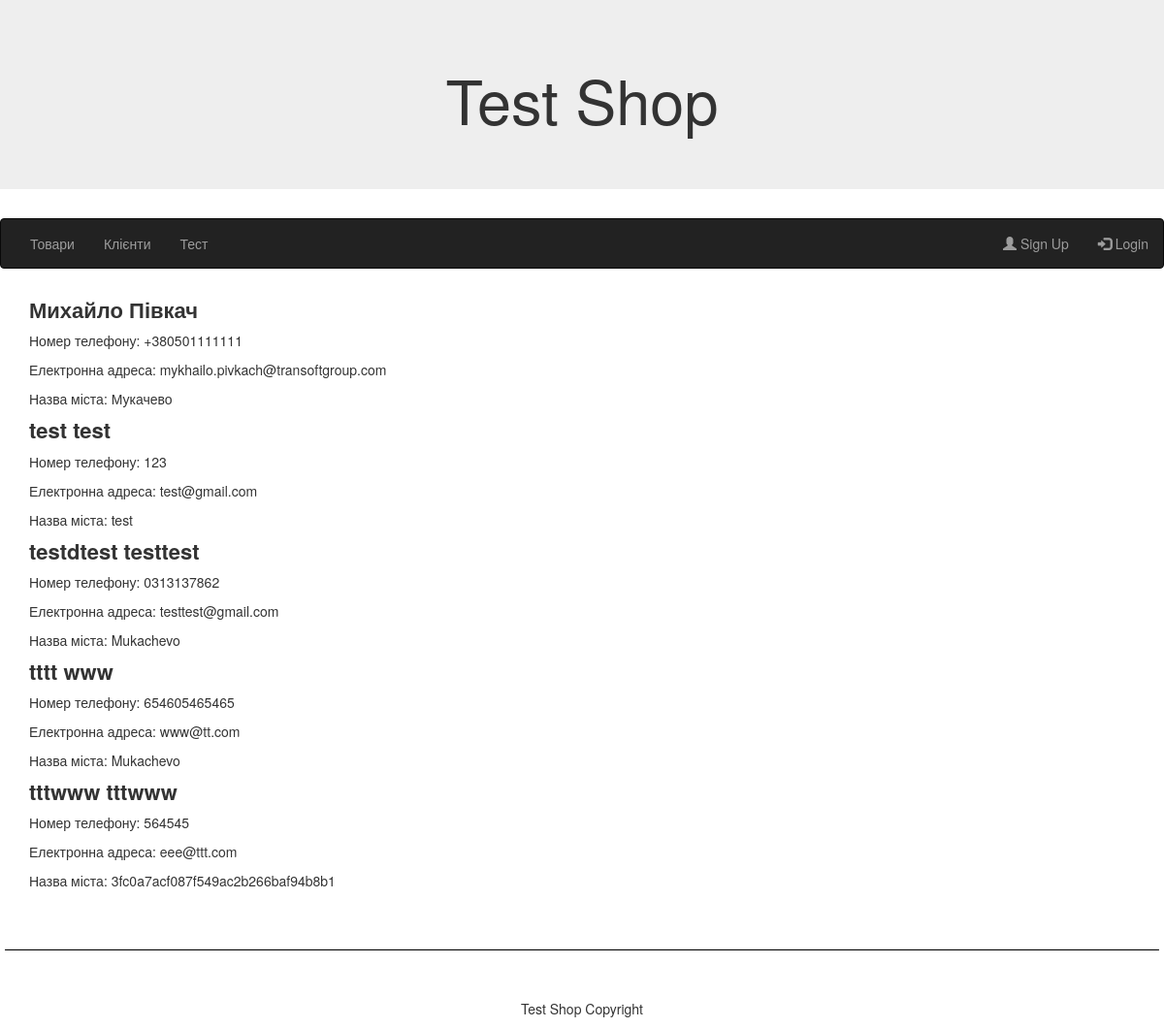
Page /customer/list on the committed database.
### tables this page shows
CREATE TABLE `menu` (
  `id` int(11) unsigned NOT NULL AUTO_INCREMENT,
  `name` varchar(100) NOT NULL,
  `path` varchar(255) NOT NULL,
  `active` tinyint(1) NOT NULL DEFAULT '1',
  `sort_order` smallint(2) DEFAULT NULL,
  PRIMARY KEY (`id`)
);

CREATE TABLE `customer` (
  `customer_id` int(11) NOT NULL AUTO_INCREMENT,
  `last_name` varchar(255) NOT NULL DEFAULT '',
  `first_name` varchar(255) NOT NULL,
  `telephone` varchar(13) NOT NULL,
  `email` varchar(255) NOT NULL,
  `city` varchar(50) NOT NULL,
  `password` varchar(255) DEFAULT NULL,
  `admin_role` tinyint(4) NOT NULL DEFAULT '0',
  PRIMARY KEY (`customer_id`),
  UNIQUE KEY `email` (`email`)
);

### app/Core/View.php (called while the page is built, shortened)
<?php
class View
{
    private $data;
    private $viewPath;
    public function __construct(array $data = [], string $viewPath = null)
    {
        $this->data = $data;
        $this->viewPath = $viewPath;
    }
    public static function getViewDir(): string
    {
        return App::getAppDir() . DS . 'views';
    }
    protected function get($key)
    {
        return $this->data[$key];
    }
    public function render(): string
    {
        $path = $this->viewPath;
        if ($path === null) {
            $path = $this->getDefaultPath();
        }
        array_walk($this->data, static function(&$item, $key) {
            if ($item instanceof View) {
                $item = $item->render();
            }
        });
        extract($this->data, EXTR_SKIP);
        include $path;
        return ob_get_clean();
    }
    private function getDefaultPath(): string
    {
        $controllerName = Route::getController();
        $actionName = Route::getAction();
        $path = self::getViewDir() . DS . $controllerName . DS . $actionName . '.php';
        $path404 = self::getViewDir() . DS . 'error' . DS . 'error404.php';
        return file_exists($path) ? $path : $path404;
    }
     private function getBP(): string
     {
         return Route::getBP();
     }
}

### app/Controllers/CustomerController.php (called while the page is built, shortened)
<?php
class CustomerController extends Controller
{
    public function listAction()
    {
        $customers = $this->getModel('Customer')
                          ->initCollection()
                          ->getCollection()
                          ->select();
        $this->renderLayout();
    }
}

### app/Core/App.php (called while the page is built, shortened)
<?php
class App
{
    public static function run(string $path = null): void
    {
        $action = Route::getAction() . 'Action';
        $controller = new $controllerClass();
        $controller->$action();
    }
}

### app/bootstrap.php (called while the page is built, shortened)
<?php
require ROOT . '/app/Autoloader.php';
App::run();

### index.php (called while the page is built, shortened)
<?php
include ROOT . '/app/bootstrap.php';

### app/Autoloader.php (called while the page is built, shortened)
<?php
class Autoloader
{
    public static function register(): void
    {
        spl_autoload_register(static function ($class) {
            $file = ROOT . DS . 'app' . DS . str_replace('\\', DS, $class) . '.php';
            if (file_exists($file)) {
                return true;
            }
            return false;
        });
    }
}

### app/Core/DB.php (called while the page is built, shortened)
<?php
class DB
{
    private static $pdo = null;
    public function getConnection()
    {
        if (!self::$pdo) {
            $dsn = 'mysql:host=' . MYSQL_HOST . ';port=' . MYSQL_PORT . ';dbname=' . DB_NAME . ';charset=utf8';
            $options = array(
                PDO::MYSQL_ATTR_INIT_COMMAND => "SET NAMES 'utf8'",
                PDO::ATTR_ERRMODE => PDO::ERRMODE_EXCEPTION,
                PDO::ATTR_EMULATE_PREPARES => false
            );
            try {
                self::$pdo = new PDO($dsn, DB_USERNAME, DB_PASSWORD, $options);
            } catch (PDOException $e) {
                echo "Connection failed: " . $e->getMessage();
                exit();
            }
        }
        return self::$pdo;
    }
    public function query($sql, $parameters = [])
    {
        $dbh = $this->getConnection();
        $stmt = $dbh->prepare($sql);
        $result = $stmt->execute($parameters);
        if ($result !== false) {
            return $stmt->fetchAll(PDO::FETCH_ASSOC);
        } else {
            return false;
        }
    }
}

### app/Core/Model.php (called while the page is built, shortened)
<?php
class Model implements DbModelInterface
{
    protected $tableName;
    protected $columns = [];
    protected $sql;
    protected $params = [];
    public function initCollection()
    {
        $columns = implode(',', $this->getColumns());
        $this->sql = "select $columns from " . $this->tableName;
        return $this;
    }
    public function getColumns()
    {
        $db = new DB();
        $sql = "show columns from  $this->tableName;";
        $results = $db->query($sql);
        foreach ($results as $result) {
            array_push($this->columns, $result['Field']);
        }
        return $this->columns;
    }
    public function sort($params)
    {
        if (count($params) > 0) {
            $this->sql .= sprintf(
                " order by %s",
                Util::keyValueToList($params, "%s %s")
            );
        }
        return $this;
    }
    public function getCollection()
    {
        $db = new DB();
        $this->sql .= ";";
        $this->collection = $db->query($this->sql, $this->params);
        return $this;
    }
}

### app/Core/Route.php (called while the page is built, shortened)
<?php
class Route
{
    public static function getBP()
    {
        return self::getBasePath();
    }
    public static function getBasePath()
    {
        $basePath = substr(ROOT, strlen($_SERVER['DOCUMENT_ROOT']));
        return $basePath;
    }
}

### app/views/customer/list.php (the view)
<?php
$customers =  $this->get('customers');
foreach ($customers  as $customer) :
    ?>
    <div class="customer">
        <h4 class="name">
            <?php echo $customer['first_name'] . "  " . $customer['last_name'] ?>
        </h4>
        <p> Номер телефону: <?php echo $customer['telephone'] ?></p>
        <p> Електронна адреса: <?php echo $customer['email'] ?></p>
        <p> Назва міста: <?php echo $customer['city'] ?></p>
    </div>
<?php endforeach; ?>

### app/views/menu.php
<nav class="navbar navbar-inverse">
  <div class="container-fluid">
    <ul class="nav navbar-nav">
    <?php
        foreach($this->get('menuCollection') as $item)  :
    ?>
        <li>
            <?= \Core\Url::getLink($item['path'], $item['name']); ?>
        </li>
    <?php endforeach; ?>
    </ul>
    <ul class="nav navbar-nav navbar-right">
        <li><a href="<?php echo $this->getBP();?>/customer/register/"><span class="glyphicon glyphicon-user"></span> Sign Up</a></li>
        <li><a href="<?php echo $this->getBP();?>/customer/login/"><span class="glyphicon glyphicon-log-in"></span> Login</a></li>
    </ul>
  </div>
</nav>

### app/Core/Url.php (shortened to what this page needs)
<?php
class Url
{
    public static function getLink(string $path, string $name, array $params = []): string
    {
        return '<a href="' . Route::getBP() . $path . '">' . $name . '</a>';
    }
}

### css/style.css (style rules this page uses)
.name { font-size: 22px; font-weight: bold; }

### rows in the picture
menu: name "Товари"
menu: name "Клієнти"
menu: name "Тест"
customer: first_name "Михайло", last_name "Півкач", telephone "+380501111111", email "mykhailo.pivkach@transoftgroup.com", city "Мукачево"
customer: first_name "test", last_name "test", telephone "123", email "test@gmail.com", city "test"
customer: first_name "testdtest", last_name "testtest", telephone "0313137862", email "testtest@gmail.com", city "Mukachevo"
customer: first_name "tttt", last_name "www", telephone "654605465465", email "www@tt.com", city "Mukachevo"
customer: first_name "tttwww", last_name "tttwww", telephone "564545", email "eee@ttt.com", city "3fc0a7acf087f549ac2b266baf94b8b1"
